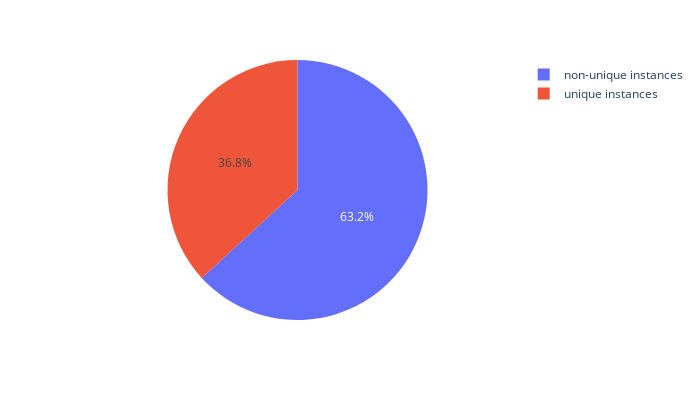

Notebook code for this chart:
### Code cell
#get the number of instances of unique users that generated a rumor
df = rumor_data.drop_duplicates(subset=['user_id'])
rumor_generators = len(df)
total_rumors = len(rumor_data)
diff = abs(rumor_generators-total_rumors)
data = {'category': ['unique instances', 'non-unique instances'], 'sum': [rumor_generators, diff]}
df = pd.DataFrame(data)
display(df)
fig = px.pie(df, values='sum', names='category', width=700, height=400)
fig.show()

### Figure 1 — Plotly figure (JSON) as saved in the notebook; plotly's stock layout.template omitted (floating-point values rounded to 4 significant figures)
{"data": [{"domain": {"x": [0, 1], "y": [0, 1]}, "hovertemplate": "category=%{label}<br>sum=%{value}<extra></extra>", "labels": ["unique instances", "non-unique instances"], "legendgroup": "", "name": "", "showlegend": true, "type": "pie", "values": [726, 1246]}], "layout": {"height": 400, "legend": {"tracegroupgap": 0}, "margin": {"t": 60}, "width": 700}}
